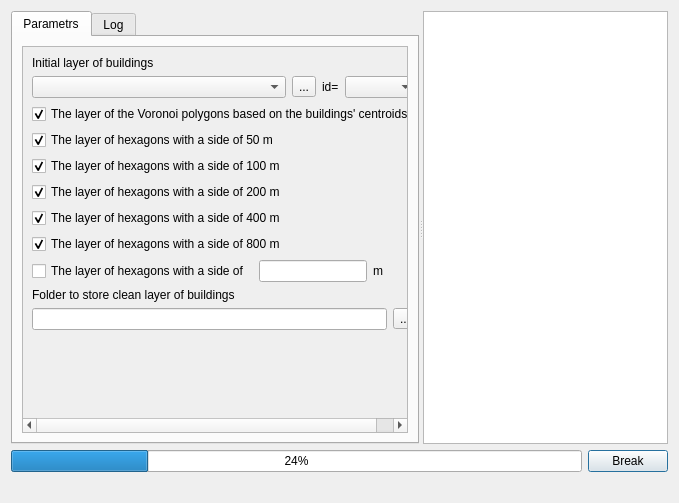
<?xml version="1.0" encoding="UTF-8"?>
<ui version="4.0">
 <class>Dialog</class>
 <widget class="QDialog" name="Dialog">
  <property name="windowModality">
   <enum>Qt::NonModal</enum>
  </property>
  <property name="geometry">
   <rect>
    <x>0</x>
    <y>0</y>
    <width>679</width>
    <height>503</height>
   </rect>
  </property>
  <property name="sizePolicy">
   <sizepolicy hsizetype="Preferred" vsizetype="Preferred">
    <horstretch>0</horstretch>
    <verstretch>0</verstretch>
   </sizepolicy>
  </property>
  <property name="windowTitle">
   <string>Dialog</string>
  </property>
  <property name="modal">
   <bool>false</bool>
  </property>
  <layout class="QVBoxLayout" name="verticalLayout">
   <property name="sizeConstraint">
    <enum>QLayout::SetDefaultConstraint</enum>
   </property>
   <item>
    <widget class="QSplitter" name="splitter">
     <property name="orientation">
      <enum>Qt::Horizontal</enum>
     </property>
     <widget class="QTabWidget" name="tabWidget">
      <property name="sizePolicy">
       <sizepolicy hsizetype="Preferred" vsizetype="Preferred">
        <horstretch>0</horstretch>
        <verstretch>0</verstretch>
       </sizepolicy>
      </property>
      <property name="currentIndex">
       <number>0</number>
      </property>
      <property name="usesScrollButtons">
       <bool>true</bool>
      </property>
      <property name="tabsClosable">
       <bool>false</bool>
      </property>
      <widget class="QWidget" name="tab">
       <property name="sizePolicy">
        <sizepolicy hsizetype="Preferred" vsizetype="Preferred">
         <horstretch>0</horstretch>
         <verstretch>0</verstretch>
        </sizepolicy>
       </property>
       <attribute name="title">
        <string>Parametrs</string>
       </attribute>
       <layout class="QHBoxLayout" name="horizontalLayout">
        <property name="sizeConstraint">
         <enum>QLayout::SetDefaultConstraint</enum>
        </property>
        <item>
         <widget class="QScrollArea" name="scrollArea">
          <property name="sizePolicy">
           <sizepolicy hsizetype="Preferred" vsizetype="Preferred">
            <horstretch>0</horstretch>
            <verstretch>0</verstretch>
           </sizepolicy>
          </property>
          <property name="layoutDirection">
           <enum>Qt::LeftToRight</enum>
          </property>
          <property name="widgetResizable">
           <bool>true</bool>
          </property>
          <widget class="QWidget" name="scrollAreaWidgetContents_2">
           <property name="geometry">
            <rect>
             <x>0</x>
             <y>0</y>
             <width>446</width>
             <height>336</height>
            </rect>
           </property>
           <property name="sizePolicy">
            <sizepolicy hsizetype="Preferred" vsizetype="Preferred">
             <horstretch>0</horstretch>
             <verstretch>0</verstretch>
            </sizepolicy>
           </property>
           <layout class="QVBoxLayout" name="verticalLayout_2">
            <property name="sizeConstraint">
             <enum>QLayout::SetDefaultConstraint</enum>
            </property>
            <item>
             <layout class="QFormLayout" name="formLayout">
              <item row="0" column="0">
               <widget class="QLabel" name="label_3">
                <property name="text">
                 <string>Initial layer of buildings</string>
                </property>
               </widget>
              </item>
              <item row="1" column="0" colspan="2">
               <layout class="QHBoxLayout" name="horizontalLayout_5">
                <item>
                 <widget class="QComboBox" name="cmbLayers">
                  <property name="sizePolicy">
                   <sizepolicy hsizetype="Preferred" vsizetype="Maximum">
                    <horstretch>0</horstretch>
                    <verstretch>0</verstretch>
                   </sizepolicy>
                  </property>
                  <property name="insertPolicy">
                   <enum>QComboBox::InsertAtTop</enum>
                  </property>
                 </widget>
                </item>
                <item>
                 <widget class="QToolButton" name="toolButtonBuildings">
                  <property name="text">
                   <string>...</string>
                  </property>
                 </widget>
                </item>
                <item>
                 <widget class="QLabel" name="label_4">
                  <property name="sizePolicy">
                   <sizepolicy hsizetype="Fixed" vsizetype="Fixed">
                    <horstretch>0</horstretch>
                    <verstretch>0</verstretch>
                   </sizepolicy>
                  </property>
                  <property name="text">
                   <string>id=</string>
                  </property>
                 </widget>
                </item>
                <item>
                 <widget class="QComboBox" name="cmbLayers_fields">
                  <property name="sizePolicy">
                   <sizepolicy hsizetype="Fixed" vsizetype="Minimum">
                    <horstretch>0</horstretch>
                    <verstretch>0</verstretch>
                   </sizepolicy>
                  </property>
                 </widget>
                </item>
               </layout>
              </item>
              <item row="9" column="0">
               <layout class="QHBoxLayout" name="horizontalLayout_7">
                <item>
                 <widget class="QCheckBox" name="cbLength">
                  <property name="text">
                   <string>The layer of hexagons with a side of </string>
                  </property>
                 </widget>
                </item>
                <item>
                 <widget class="QLineEdit" name="txtAddHex">
                  <property name="sizePolicy">
                   <sizepolicy hsizetype="Fixed" vsizetype="Fixed">
                    <horstretch>0</horstretch>
                    <verstretch>0</verstretch>
                   </sizepolicy>
                  </property>
                  <property name="alignment">
                   <set>Qt::AlignRight|Qt::AlignTrailing|Qt::AlignVCenter</set>
                  </property>
                 </widget>
                </item>
                <item>
                 <widget class="QLabel" name="label_2">
                  <property name="text">
                   <string>m</string>
                  </property>
                 </widget>
                </item>
               </layout>
              </item>
              <item row="10" column="0">
               <widget class="QLabel" name="label">
                <property name="text">
                 <string>Folder to store clean layer of buildings</string>
                </property>
               </widget>
              </item>
              <item row="12" column="0" colspan="2">
               <layout class="QHBoxLayout" name="horizontalLayout_3">
                <item>
                 <widget class="QLineEdit" name="txtPathToProtocols"/>
                </item>
                <item>
                 <widget class="QToolButton" name="toolButton_protocol">
                  <property name="text">
                   <string>...</string>
                  </property>
                 </widget>
                </item>
               </layout>
              </item>
              <item row="3" column="0">
               <widget class="QCheckBox" name="cbVoronoi">
                <property name="text">
                 <string>The layer of the Voronoi polygons based on the buildings' centroids </string>
                </property>
                <property name="checked">
                 <bool>true</bool>
                </property>
               </widget>
              </item>
              <item row="5" column="0">
               <widget class="QCheckBox" name="cb100">
                <property name="text">
                 <string>The layer of hexagons with a side of 100 m</string>
                </property>
                <property name="checked">
                 <bool>true</bool>
                </property>
               </widget>
              </item>
              <item row="6" column="0">
               <widget class="QCheckBox" name="cb200">
                <property name="text">
                 <string>The layer of hexagons with a side of 200 m</string>
                </property>
                <property name="checked">
                 <bool>true</bool>
                </property>
               </widget>
              </item>
              <item row="7" column="0">
               <widget class="QCheckBox" name="cb400">
                <property name="text">
                 <string>The layer of hexagons with a side of 400 m</string>
                </property>
                <property name="checked">
                 <bool>true</bool>
                </property>
               </widget>
              </item>
              <item row="8" column="0">
               <widget class="QCheckBox" name="cb800">
                <property name="text">
                 <string>The layer of hexagons with a side of 800 m</string>
                </property>
                <property name="checked">
                 <bool>true</bool>
                </property>
               </widget>
              </item>
              <item row="4" column="0">
               <widget class="QCheckBox" name="cb50">
                <property name="text">
                 <string>The layer of hexagons with a side of 50 m</string>
                </property>
                <property name="checked">
                 <bool>true</bool>
                </property>
               </widget>
              </item>
             </layout>
            </item>
           </layout>
          </widget>
         </widget>
        </item>
       </layout>
      </widget>
      <widget class="QWidget" name="tab_2">
       <attribute name="title">
        <string>Log</string>
       </attribute>
       <layout class="QVBoxLayout" name="verticalLayout_3">
        <item>
         <widget class="QTextBrowser" name="textLog"/>
        </item>
       </layout>
      </widget>
     </widget>
     <widget class="QTextBrowser" name="textInfo"/>
    </widget>
   </item>
   <item>
    <layout class="QHBoxLayout" name="horizontalLayout_2">
     <item>
      <widget class="QProgressBar" name="progressBar">
       <property name="value">
        <number>24</number>
       </property>
      </widget>
     </item>
     <item>
      <widget class="QPushButton" name="btnBreakOn">
       <property name="text">
        <string>Break</string>
       </property>
      </widget>
     </item>
    </layout>
   </item>
   <item>
    <layout class="QHBoxLayout" name="horizontalLayout_4">
     <item>
      <widget class="QLabel" name="lblMessages">
       <property name="sizePolicy">
        <sizepolicy hsizetype="Minimum" vsizetype="Minimum">
         <horstretch>0</horstretch>
         <verstretch>0</verstretch>
        </sizepolicy>
       </property>
       <property name="lineWidth">
        <number>0</number>
       </property>
       <property name="text">
        <string/>
       </property>
      </widget>
     </item>
     <item alignment="Qt::AlignRight">
      <widget class="QDialogButtonBox" name="buttonBox">
       <property name="standardButtons">
        <set>QDialogButtonBox::NoButton</set>
       </property>
       <property name="centerButtons">
        <bool>true</bool>
       </property>
      </widget>
     </item>
    </layout>
   </item>
  </layout>
 </widget>
 <tabstops>
  <tabstop>textInfo</tabstop>
  <tabstop>tabWidget</tabstop>
  <tabstop>btnBreakOn</tabstop>
  <tabstop>textLog</tabstop>
 </tabstops>
 <resources/>
 <connections/>
</ui>
